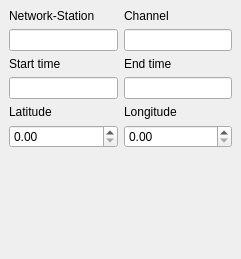
<?xml version="1.0" encoding="UTF-8"?>
<ui version="4.0">
 <class>DockWidget</class>
 <widget class="QDockWidget" name="DockWidget">
  <property name="geometry">
   <rect>
    <x>0</x>
    <y>0</y>
    <width>241</width>
    <height>259</height>
   </rect>
  </property>
  <property name="sizePolicy">
   <sizepolicy hsizetype="Expanding" vsizetype="Expanding">
    <horstretch>0</horstretch>
    <verstretch>0</verstretch>
   </sizepolicy>
  </property>
  <property name="minimumSize">
   <size>
    <width>207</width>
    <height>206</height>
   </size>
  </property>
  <property name="features">
   <set>QDockWidget::DockWidgetMovable</set>
  </property>
  <property name="windowTitle">
   <string>Station Info</string>
  </property>
  <widget class="QWidget" name="dockWidgetContents">
   <layout class="QGridLayout" name="gridLayout">
    <item row="0" column="0">
     <widget class="QLabel" name="label_62">
      <property name="text">
       <string>Network-Station</string>
      </property>
     </widget>
    </item>
    <item row="0" column="1">
     <widget class="QLabel" name="label_64">
      <property name="text">
       <string>Channel</string>
      </property>
     </widget>
    </item>
    <item row="1" column="0">
     <widget class="QLineEdit" name="networkStationQline">
      <property name="sizePolicy">
       <sizepolicy hsizetype="Expanding" vsizetype="Fixed">
        <horstretch>0</horstretch>
        <verstretch>0</verstretch>
       </sizepolicy>
      </property>
      <property name="readOnly">
       <bool>true</bool>
      </property>
     </widget>
    </item>
    <item row="1" column="1">
     <widget class="QLineEdit" name="channelQline">
      <property name="sizePolicy">
       <sizepolicy hsizetype="Expanding" vsizetype="Fixed">
        <horstretch>0</horstretch>
        <verstretch>0</verstretch>
       </sizepolicy>
      </property>
      <property name="readOnly">
       <bool>true</bool>
      </property>
     </widget>
    </item>
    <item row="2" column="0">
     <widget class="QLabel" name="label_66">
      <property name="text">
       <string>Start time</string>
      </property>
     </widget>
    </item>
    <item row="2" column="1">
     <widget class="QLabel" name="label_67">
      <property name="text">
       <string>End time</string>
      </property>
     </widget>
    </item>
    <item row="3" column="0">
     <widget class="QLineEdit" name="startTimeQline">
      <property name="readOnly">
       <bool>true</bool>
      </property>
     </widget>
    </item>
    <item row="3" column="1">
     <widget class="QLineEdit" name="endTimeQline">
      <property name="readOnly">
       <bool>true</bool>
      </property>
     </widget>
    </item>
    <item row="4" column="0">
     <widget class="QLabel" name="label_63">
      <property name="text">
       <string>Latitude</string>
      </property>
     </widget>
    </item>
    <item row="4" column="1">
     <widget class="QLabel" name="label_65">
      <property name="text">
       <string>Longitude</string>
      </property>
     </widget>
    </item>
    <item row="5" column="0">
     <widget class="QDoubleSpinBox" name="latitudeDsb">
      <property name="sizePolicy">
       <sizepolicy hsizetype="Expanding" vsizetype="Fixed">
        <horstretch>1</horstretch>
        <verstretch>0</verstretch>
       </sizepolicy>
      </property>
     </widget>
    </item>
    <item row="5" column="1">
     <widget class="QDoubleSpinBox" name="longitudeDsb">
      <property name="sizePolicy">
       <sizepolicy hsizetype="Expanding" vsizetype="Fixed">
        <horstretch>1</horstretch>
        <verstretch>0</verstretch>
       </sizepolicy>
      </property>
     </widget>
    </item>
    <item row="6" column="0" colspan="2">
     <spacer name="verticalSpacer">
      <property name="orientation">
       <enum>Qt::Vertical</enum>
      </property>
      <property name="sizeHint" stdset="0">
       <size>
        <width>20</width>
        <height>40</height>
       </size>
      </property>
     </spacer>
    </item>
   </layout>
  </widget>
 </widget>
 <resources/>
 <connections/>
</ui>
